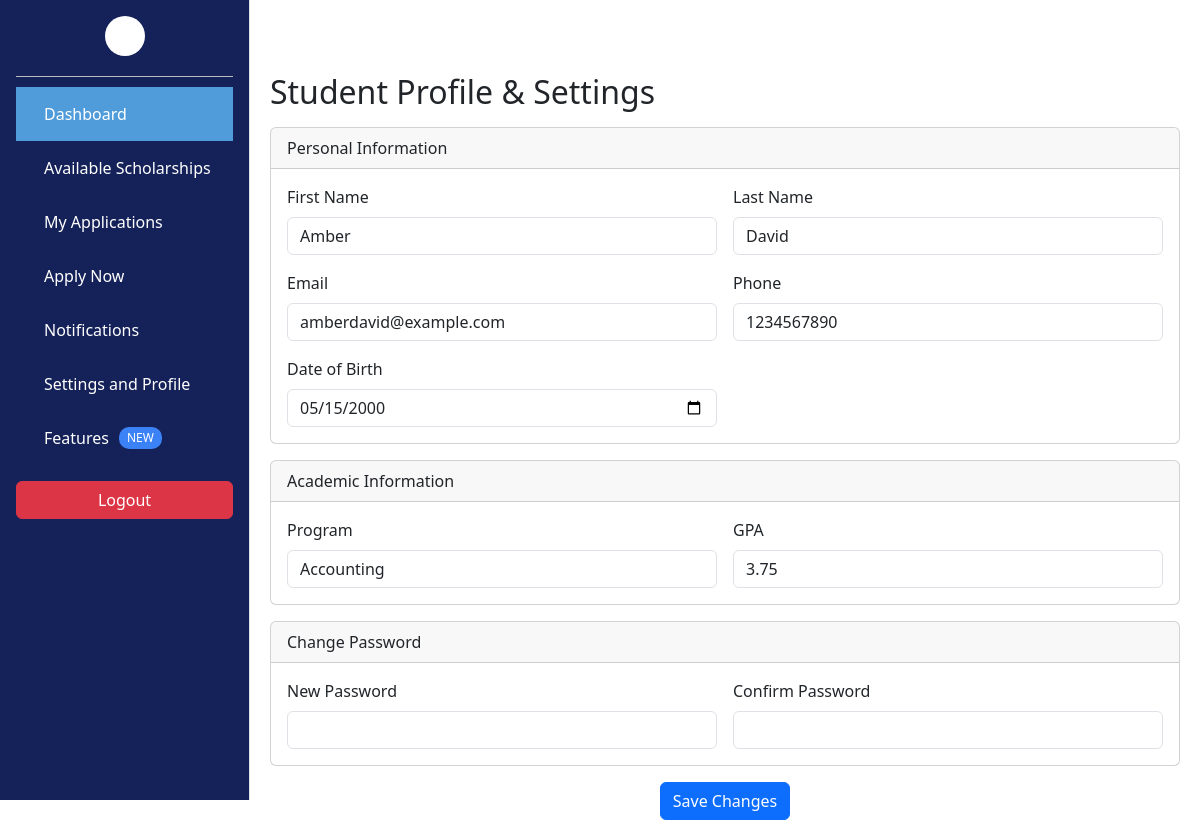
The app's page /Student/settings.php (signed in) with its own data.
### tables this page shows
CREATE TABLE Users (
    user_id INT PRIMARY KEY AUTO_INCREMENT,
    username VARCHAR(100) NOT NULL UNIQUE,
    password VARCHAR(255) NOT NULL,
    role ENUM('Student', 'Reviewer', 'Admin', 'Sponsor') NOT NULL,
    approval_status ENUM('Pending', 'Approved', 'Rejected') DEFAULT 'Pending',
    created_at TIMESTAMP DEFAULT CURRENT_TIMESTAMP
);

CREATE TABLE Students (
    student_id INT PRIMARY KEY AUTO_INCREMENT,
    user_id INT NOT NULL,
    first_name VARCHAR(100) NOT NULL,
    last_name VARCHAR(100) NOT NULL,
    email VARCHAR(150) NOT NULL UNIQUE,
    phone VARCHAR(15),
    date_of_birth DATE,
    enrollment_date DATE NOT NULL,
    program VARCHAR(50) NOT NULL,
    gpa DECIMAL(3,2),
    status ENUM('Active', 'Graduated', 'Suspended', 'Withdrawn', 'Scholarship Awarded', 'Scholarship Revoked') DEFAULT 'Active',
    FOREIGN KEY (user_id) REFERENCES Users(user_id) ON DELETE CASCADE
);

### Student/settings.php (the view, shortened to what this page needs)
<?php
include "../Database/db.php";
$user_id = $_SESSION['user_id'];
$query = "SELECT u.username, u.role, u.approval_status, s.*
          FROM Users u
          JOIN Students s ON u.user_id = s.user_id
          WHERE u.user_id = ?";
$stmt = $conn->prepare($query);
$stmt->bind_param("i", $user_id);
$stmt->execute();
$result = $stmt->get_result();
$student = $result->fetch_assoc();
?>
<!DOCTYPE html>
<html lang="en">
<head>
  <link href="https://cdn.jsdelivr.net/npm/bootstrap@5.3.3/dist/css/bootstrap.min.css" rel="stylesheet">
</head>
<body>
<?php include 'sidebar.php'; ?>
<div class="main-content">
  <h2 class="mb-3">Student Profile & Settings</h2>
  <form method="POST">
    <div class="card mb-3">
      <div class="card-header">Personal Information</div>
      <div class="card-body row g-3">
        <div class="col-md-6">
          <label class="form-label">First Name</label>
          <input type="text" name="firstName" class="form-control"
                 value="<?= htmlspecialchars($student['first_name']) ?>" required>
        </div>
        <div class="col-md-6">
          <label class="form-label">Last Name</label>
          <input type="text" name="lastName" class="form-control"
                 value="<?= htmlspecialchars($student['last_name']) ?>" required>
        </div>
        <div class="col-md-6">
          <label class="form-label">Email</label>
          <input type="email" name="email" class="form-control"
                 value="<?= htmlspecialchars($student['email']) ?>" required>
        </div>
        <div class="col-md-6">
          <label class="form-label">Phone</label>
          <input type="text" name="phone" class="form-control"
                 value="<?= htmlspecialchars($student['phone']) ?>">
        </div>
        <div class="col-md-6">
          <label class="form-label">Date of Birth</label>
          <input type="date" name="dob" class="form-control"
                 value="<?= htmlspecialchars($student['date_of_birth']) ?>">
        </div>
      </div>
    </div>
    <div class="card mb-3">
      <div class="card-header">Academic Information</div>
      <div class="card-body row g-3">
        <div class="col-md-6">
          <label class="form-label">Program</label>
          <input type="text" name="program" class="form-control"
                 value="<?= htmlspecialchars($student['program']) ?>" required>
        </div>
        <div class="col-md-6">
          <label class="form-label">GPA</label>
          <input type="number" step="0.01" min="0" max="4" name="gpa" class="form-control"
                 value="<?= htmlspecialchars($student['gpa']) ?>">
        </div>
      </div>
    </div>
    <div class="card mb-3">
      <div class="card-header">Change Password</div>
      <div class="card-body row g-3">
        <div class="col-md-6">
          <label class="form-label">New Password</label>
          <input type="password" name="newPassword" class="form-control">
        </div>
        <div class="col-md-6">
          <label class="form-label">Confirm Password</label>
          <input type="password" name="confirmPassword" class="form-control">
        </div>
      </div>
    </div>
    <div class="text-center">
      <button type="submit" class="btn btn-primary">Save Changes</button>
    </div>
  </form>
</div>
</body>
</html>

### Student/sidebar.php (style rules this page uses)
.main-content { margin-left: 250px; padding: 20px; }

### records on screen
users: firstName "Amber", lastName "David", email "amberdavid@example.com", phone "1234567890", dob "05/15/2000", program "Accounting", gpa "3.75"
